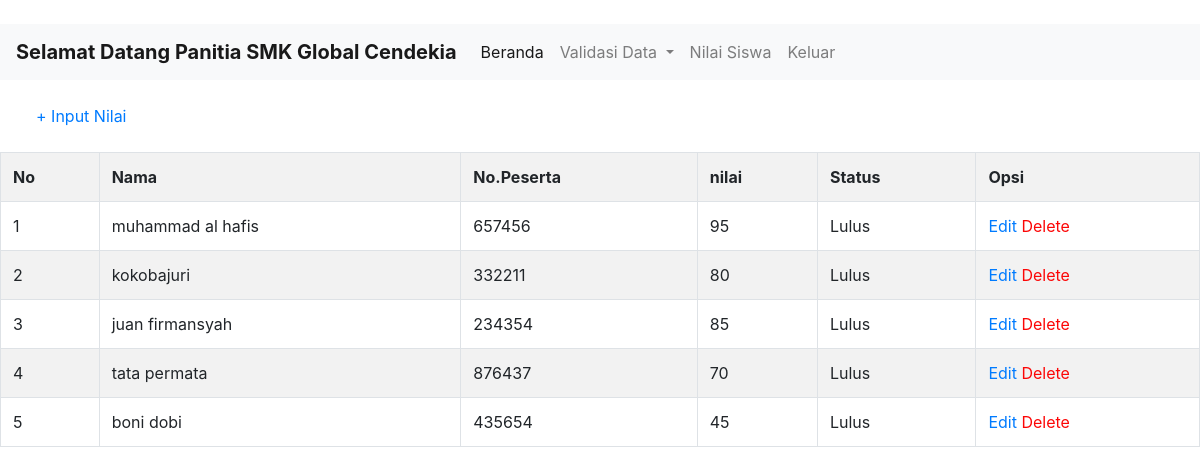
The app's page /nilai.php (signed in) with its own data.
### tables this page shows
CREATE TABLE `nilai` (
  `id` int(255) NOT NULL,
  `nama` varchar(30) NOT NULL,
  `no_peserta` int(30) NOT NULL,
  `nilai` int(30) NOT NULL,
  `status` varchar(30) NOT NULL
);

### nilai.php (the view, shortened to what this page needs)
<!DOCTYPE html>
<html>
<head>
    <link rel="stylesheet" type="text/css" href="css/bootstrap.css">
</head>
<body>
<br/>
<nav class="navbar navbar-expand-lg navbar-light bg-light">
<a class="navbar-brand" href="#"><b> Selamat Datang Panitia SMK Global Cendekia</b></a>
 <div class="collapse navbar-collapse" id="navbarSupportedContent">
   <ul class="navbar-nav mr-auto">
   <li class="nav-item active">
       <a class="nav-link" href="panitia.php">Beranda<span class="sr-only">(current)</span></a>
     </li>
     <li class="nav-item dropdown">
            <a class="nav-link dropdown-toggle" href="#" id="navbarDropdown" role="button" data-toggle="dropdown" aria-haspopup="true" aria-expanded="false">
                    Validasi Data
            </a>
                </li>
     <li class="nav-item">
       <a class="nav-link" href="nilai.php">Nilai Siswa</a>
     </li>
     <li class="nav-item">
       <a class="nav-link" href="login.php" >Keluar</a>
     </li>
   </ul>
</div>
</nav>
<br/>
<a style="margin-left:3%;" href="inputnilai.php">+ Input Nilai</a></br></br>
    <div table-responsive>
<table class="table table-bordered table-striped table-hover" border="1">
    <tr>
    <th>No</th>
    <th>Nama</th>
    <th>No.Peserta</th>
    <th>nilai</th>
    <th>Status</th>
    <th>Opsi</th>
    </tr>
                <?php
                    include 'koneksi.php';
                    $data = mysqli_query($conn,"SELECT * from nilai");
                    $no = 1;
                    while($d = mysqli_fetch_array($data)){
                        ?>
                   <tr>
                            <td><?php echo $no++; ?></td>
                            <td><?php echo $d['nama']; ?></td>
                            <td><?php echo $d['no_peserta']; ?></td>
                            <td><?php echo $d['nilai']; ?></td>
                            <td><?php echo $d['status']; ?></td>
                            <td>
                            <a href="editnilai.php?id=<?php echo $d['id']; ?>">Edit</a>
                            <a style="color: #fc0606;;" href="deletenilai.php?id=<?php echo $d['id']; ?>">Delete</a>
                            </td>
                    </tr>
                   <?php }?>
            </table>
    </div>
</body>
</html>

### records on screen
nilai: nama "muhammad al hafis", no_peserta "657456", nilai "95", status "Lulus"
nilai: nama "kokobajuri", no_peserta "332211", nilai "80", status "Lulus"
nilai: nama "juan firmansyah", no_peserta "234354", nilai "85", status "Lulus"
nilai: nama "tata permata", no_peserta "876437", nilai "70", status "Lulus"
nilai: nama "boni dobi", no_peserta "435654", nilai "45", status "Lulus"
